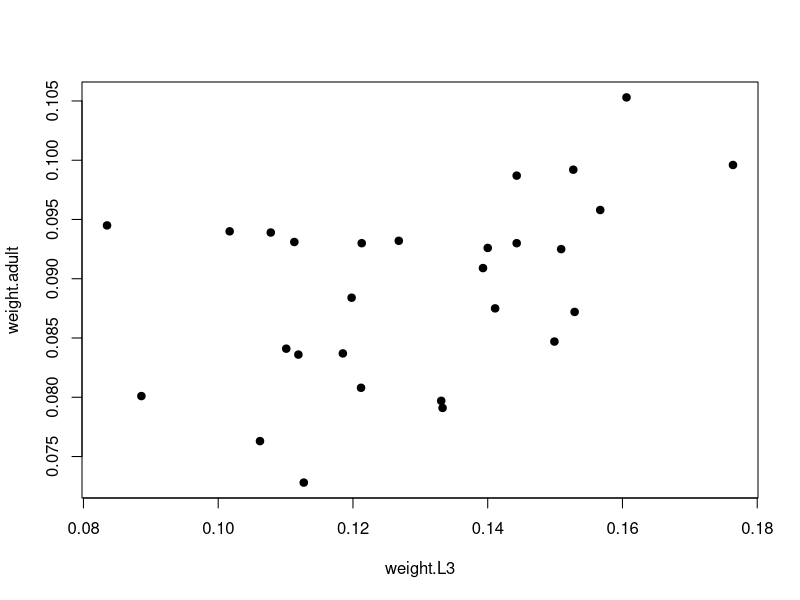
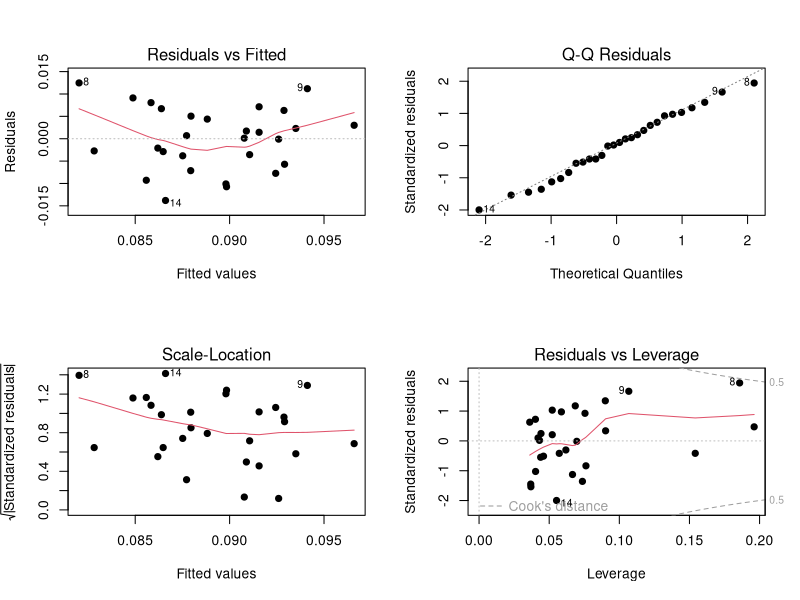
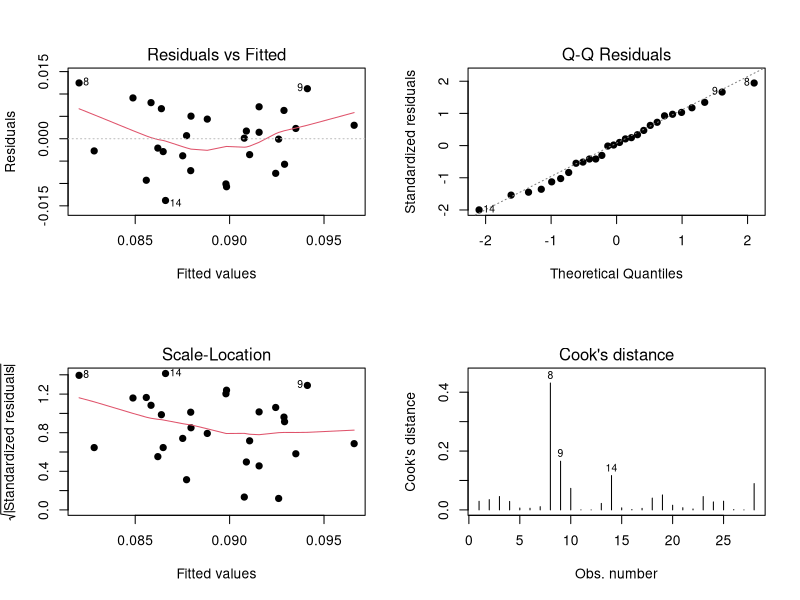
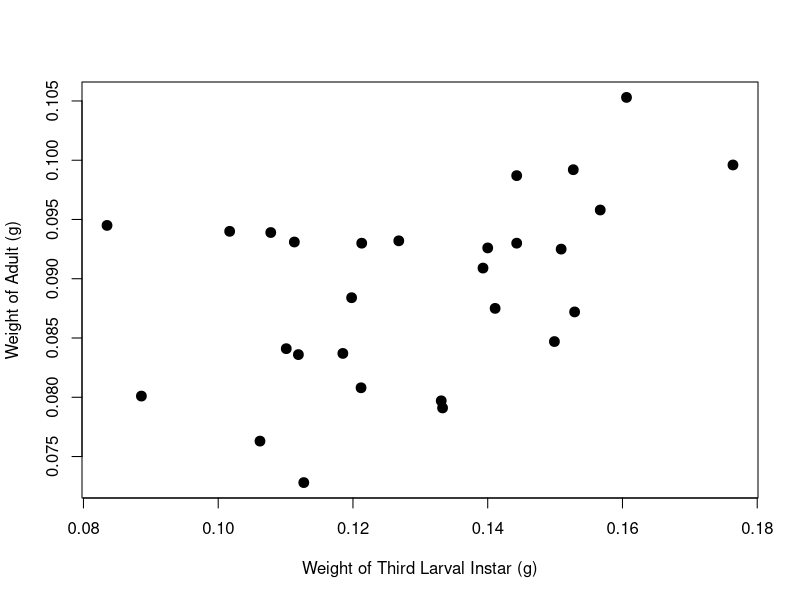

The R source for these figures, in order:
############################################################################
# 
# ENT6707 Entomological Techniques and Data Analysis
#
# Simple linear regression example
#
# Rohner, Patrick T.; Moczek, Armin (2023). Evolutionary and plastic
# variation in larval growth and digestion reveal the complex underpinnings
# of size and age at maturation in dung beetles [Dataset].
# Dryad. https://doi.org/10.5061/dryad.j9kd51cdc
#
# Rohner, P. T., & Moczek, A. P. (2021). Evolutionary and plastic
# variation in larval growth and digestion reveal the complex underpinnings
# of size and age at maturation in dung beetles. Ecology and Evolution,
# 11, 15098–15110. https://doi.org/10.1002/ece3.8192
#
# 14 October 2025
#
############################################################################

# Load the data
library(readxl)
growth <- read_excel(path = "week8/SLR_example/data_for_dryad_larval_growth.xlsx",
                   sheet = "weight and age by stage",
                   range = "A1:T176")

str(growth)
summary(growth)

# how many species are in the data set?
growth$species <- as.factor(growth$species)
levels(growth$species) # 4 species

# how many levels of the nutritional treatment?
growth$nutritional.treatment <- as.factor(growth$nutritional.treatment)
levels(growth$nutritional.treatment) # two: high and low quality

str(growth)
summary(growth)

# for the purposes of this SLR example, we will compare adult weight as a function of 
# larval weight (third instar) of dung beetles fed a high-quality nutritional diet
# is adult weight predicted by larval weight?
# SO, we need to subset the data

library(tidyverse)

# pull out data from the dung beetle species Liatongus militaris because it has the
# most observations in the data set (i.e., 50)
beetle <- growth %>% filter(species == "L. militaris") %>% droplevels()
levels(beetle$species)

# now let's subset the data again to pull out data associated with the high-quality
# nutritional treatment
beetle_high <- beetle %>% filter(nutritional.treatment == "high-quality") %>% droplevels()
levels(beetle_high$nutritional.treatment)

str(beetle_high)
summary(beetle_high)

# Always graph the data!
plot(weight.adult ~ weight.L3, data = beetle_high, pch = 19)
# What are some things we can observe about the data (in the figure)?
# (1) Slope is positive, generally adult weight increases with larval weight
# (2) Larvae weigh more than adults (both measured in grams)

# run the model
beetle_mod <- lm(weight.adult ~ weight.L3, data = beetle_high)

summary(beetle_mod)
# (1) summary of residuals; can also be used to assess homogeneity of variances
# Median around zero, absolute values of max and min should be similar
# (2) intercept differs from zero; line intersects the y axis at 0.068
# (3) slope of line is positive
# (4) model does not explain much variation in the data (low R2 values)

# Now we need to check model assumptions
par(mfrow = c(2, 2))
plot(beetle_mod, pch = 19)
plot(beetle_mod, which = 1:4, pch = 19)


# Conclusion: Larval third instar weight positively influences the weight of the 
# adult, such that a 1 gram increase in larval weight was associated with a 
# 0.15 g increase in adult weight when fed a high nutritional diet (t = 2.6, p = 0.015).

par(mfrow = c(1, 1))
plot(weight.adult ~ weight.L3, data = beetle_high, pch = 19, cex = 1.3,
     xlab = "Weight of Third Larval Instar (g)",
     ylab = "Weight of Adult (g)")
